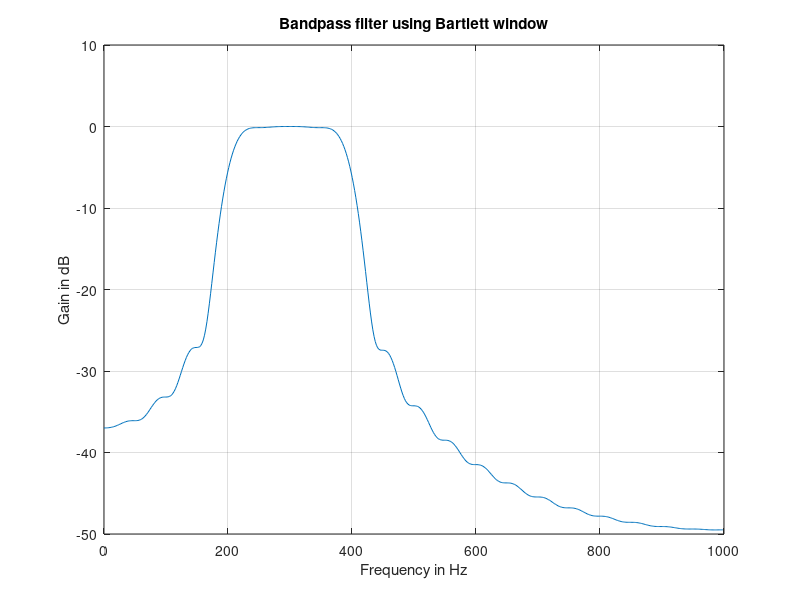
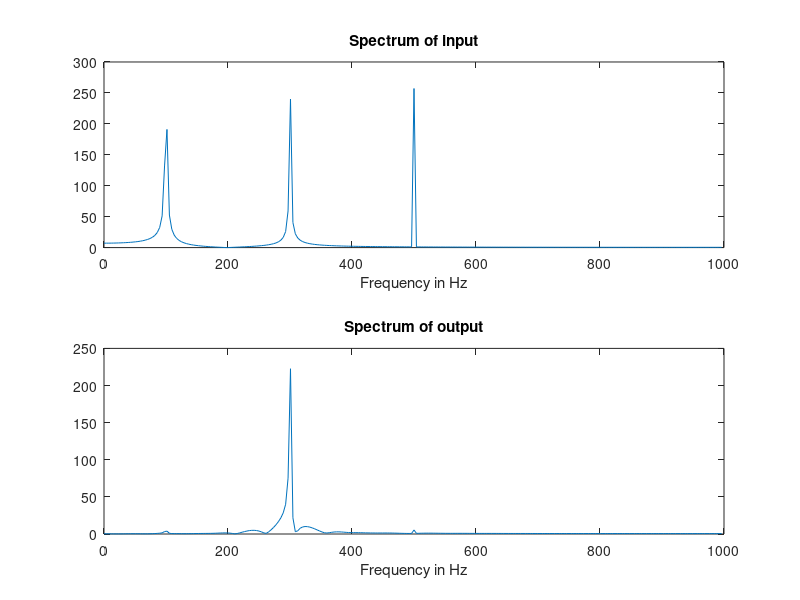

These figures' MATLAB source, in order:
Fs = 2000; f1 = 100; f2 = 300; f3 = 500;
t = 0:(1/Fs):1;
x = sin(2*pi*f1*t)+sin(2*pi*f2*t)+sin(2*pi*f3*t); % input signal
fp = [250 350]; fs = [150 450]; % band edge frequencies 
wp = fp/(Fs/2); ws = fs/(Fs/2); % normalize the frequencies
wc = (wp+ws)/2; % cutoff frequency
tw = min(abs(wp-ws)); % transition width
N = ceil(8/tw); % order of the filter
win = bartlett(N+1); % Bartlett window used to get 25 dB attenuation
b = fir1(N,wc,"bandpass",win); % filter coefficients
[h w] = freqz(b,1,512,Fs); % 512-point frequency response, w in Hz
plot(w,20*log10(abs(h))); grid on;
title('Bandpass filter using Bartlett window'); 
ylabel('Gain in dB'); xlabel('Frequency in Hz');

y = filter(b,1,x); % filtered output
X = fft(x,512); Y = fft(y,512);
L = length(X)/2; f = (0:(L-1))/L*(Fs/2);
figure; subplot(211); plot(f,abs(X(1:L))); 
title('Spectrum of input'); xlabel('Frequency in Hz');
subplot(212); plot(f,abs(Y(1:L))); 
title('Spectrum of output'); xlabel('Frequency in Hz');